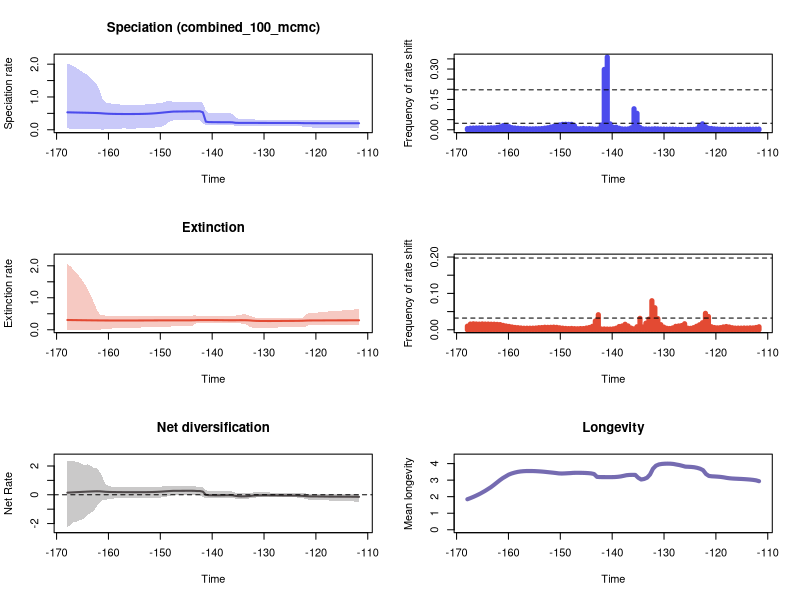

Here is the R script that generated this plot:


pdf(file='./RTT_plots.pdf',width=10, height=15)
par(mfrow=c(3,2))
library(scales)

time=c(-111.683189495, -112.251220485,-112.81925147500002,-113.387282465,-113.95531345500001,-114.52334444499999,-115.091375435,-115.65940642500001,-116.227437415,-116.79546840500001,-117.36349939499999,-117.931530385,-118.49956137500001,-119.067592365,-119.635623355,-120.20365434499999,-120.771685335,-121.33971632500001,-121.907747315,-122.475778305,-123.04380929499999,-123.611840285,-124.17987127500001,-124.747902265,-125.315933255,-125.88396424499999,-126.451995235,-127.02002622500001,-127.58805721499999,-128.156088205,-128.724119195,-129.292150185,-129.86018117499998,-130.428212165,-130.996243155,-131.56427414499998,-132.132305135,-132.70033612499998,-133.268367115,-133.836398105,-134.40442909499998,-134.972460085,-135.54049107499998,-136.108522065,-136.676553055,-137.24458404499998,-137.812615035,-138.38064602499998,-138.948677015,-139.516708005,-140.08473899499998,-140.652769985,-141.220800975,-141.78883196499999,-142.356862955,-142.92489394499998,-143.492924935,-144.06095592499997,-144.62898691499998,-145.197017905,-145.765048895,-146.333079885,-146.901110875,-147.46914186499998,-148.037172855,-148.605203845,-149.173234835,-149.741265825,-150.30929681499998,-150.877327805,-151.445358795,-152.013389785,-152.581420775,-153.14945176499998,-153.717482755,-154.285513745,-154.85354473499999,-155.421575725,-155.98960671499998,-156.557637705,-157.125668695,-157.69369968499998,-158.261730675,-158.82976166499998,-159.397792655,-159.965823645,-160.53385463499998,-161.101885625,-161.66991661499998,-162.237947605,-162.805978595,-163.37400958499998,-163.942040575,-164.51007156499998,-165.078102555,-165.646133545,-166.21416453499998,-166.782195525,-167.35022651499997,-167.91825750499999)
rate=c(0.1996962051065851, 0.1996542470262842,0.1996351395850829,0.1996466433395494,0.19965688376595792,0.19968218910464547,0.19969042951723223,0.19969538943934478,0.19969391458356456,0.19970924181794064,0.19973526238981912,0.1998078457981014,0.1998629066287891,0.19994213648172332,0.20008297431989913,0.20027759893823924,0.20053457650712136,0.2009581298191664,0.20150101344960586,0.20256889286179414,0.20491722030694706,0.20710472001704505,0.20745176400123963,0.20753666005546928,0.20751652999842227,0.2074960858742655,0.2075266129332639,0.20755494827611706,0.20763561413110804,0.20775340553259541,0.20797206873354554,0.2081347674307248,0.2083178052367527,0.20855044978819953,0.20875573523669103,0.20898721081469654,0.2092798268536818,0.20955544880484595,0.20962727851980673,0.20965914396761662,0.20978292478061283,0.21021299417941142,0.21317499399386103,0.22689581915625368,0.2300288478247805,0.23021872826299256,0.23035624890166032,0.2304954343054703,0.23089510107925593,0.2318662413538319,0.2328599850063732,0.23421236217946548,0.24658314848630702,0.5325388062172848,0.5631953310676256,0.5630497634860296,0.5625313257657655,0.5619612541734404,0.5606737920901923,0.5595576369218289,0.5580731399894663,0.556650845092784,0.5558900330636967,0.5548658465073643,0.5471241466936527,0.5386791616509995,0.5300034845102497,0.5206009079165594,0.5117977683288186,0.503742956670084,0.49752483352725413,0.491946390359895,0.48792067440576736,0.4855272993782838,0.48339194784854905,0.4819783547884572,0.48119729037329717,0.4806193350952753,0.4802875824482734,0.48018637426961597,0.48048671256641695,0.48119636959969553,0.4820639547369825,0.4834997877485122,0.4856630833850368,0.48839026708339983,0.4929763469144002,0.49960130108413614,0.506325996830455,0.5105007462384124,0.5133228768522834,0.5155480035169082,0.5178779777859673,0.5199540387779115,0.5219039028751122,0.523904389705574,0.5259932235965403,0.5280735670590715,0.5302211678776041,0.5320016537852481)
minHPD=c(0.045033046611109476, 0.048769270986025536,0.05080285215003125,0.05214626347085079,0.051772586497916495,0.0524572600058467,0.05107124553215612,0.051803405551227054,0.0524850315296699,0.05706813513292273,0.057338525447896464,0.055750035138314606,0.06394797714242403,0.06380130270260506,0.06417693705792746,0.06425522515161272,0.07028929230685489,0.07360890286223705,0.08368988238700739,0.09203934659247412,0.11073792545929369,0.12012309909906023,0.12165746919663331,0.1219216485812512,0.12204652285359029,0.12234838127880396,0.12235384095666024,0.12234838127880396,0.12215365849725736,0.12165746919663331,0.12194709805190247,0.12245474700511638,0.12193285925431034,0.12193285925431034,0.12339742886288509,0.12193285925431034,0.12221013893782358,0.12350286601909327,0.12092663983468518,0.11667706167974663,0.11941821956392443,0.12130772074309724,0.11665860531845756,0.14542234206537216,0.15028215062972342,0.15028215062972342,0.15174677380023044,0.15198236714943789,0.15035000119020347,0.15174677380023044,0.15059976304371828,0.15028215062972342,0.1484221655022127,0.1852181501737397,0.30134406143258724,0.301806815366932,0.3013833084792964,0.3018356567314396,0.3015737556642948,0.30139169930143356,0.2987265589643605,0.29424646602728555,0.29052356208857083,0.28631851465171454,0.25449333510541045,0.20593460272565906,0.13353183935728813,0.09384625246001156,0.08639209605601644,0.07198276420028756,0.0635622057246591,0.05576416015960752,0.05241577789709,0.04895110216654156,0.04262208472911809,0.04224552088411545,0.03824982056905417,0.037011410476270906,0.036898783640536906,0.03797791090207187,0.04145160292419131,0.03692392103650994,0.036898783640536906,0.03684557958368404,0.03691292094032538,0.031309835490009576,0.016473363545465494,0.003919404235281241,0.012296686497921188,0.020280321639934568,0.03068785119667897,0.03642021819025327,0.03729449033385475,0.03735678818733688,0.03414256036409237,0.035290779217222075,0.03414256036409237,0.03780748562817752,0.03780748562817752,0.040058052904775)
maxHPD=c(0.2881836527283249, 0.2894894098664464,0.28978169860375386,0.28956698401797426,0.28768254002902593,0.28710403698467485,0.2846358682988667,0.2840739823198508,0.2834442127790574,0.28710403698467485,0.28664897833246844,0.28416020829948885,0.290780681853498,0.2894894098664464,0.2885484026682946,0.2872899077050477,0.29106150570358513,0.29106150570358513,0.2970676279373736,0.29753916313750517,0.29722908042639584,0.29742619128676573,0.29803949368324706,0.2977676265203983,0.2971101528376597,0.29707656515447495,0.29707248574093004,0.2971015569834332,0.29724217111034573,0.29781752424969077,0.300190872696547,0.3024295138912504,0.30369246315631726,0.3060505500022862,0.30987846725871593,0.31138559454254316,0.3163152414944255,0.3214684966979721,0.32246071176553714,0.3225645994562027,0.3302757863499875,0.3402930513466493,0.38693171225524425,0.4914237508662264,0.4996711244547684,0.4992291698881784,0.5000485022529455,0.5005139831669089,0.5000742879947593,0.5051105890074463,0.5086163886577281,0.5165805066576998,0.5839379919990445,0.816734213908025,0.856719151374084,0.8518117355997757,0.8484591606211549,0.8482016325639754,0.8482381463971134,0.8485603738305862,0.8489494985257957,0.8489706289776665,0.848924855625409,0.855814543012834,0.8711694863984846,0.8863152241125501,0.8485754460898854,0.818889939199984,0.8131381326681737,0.7989172305699539,0.7888162714122247,0.7783600154045832,0.7731501980384863,0.7690185992594704,0.7623225466778882,0.7621955689996947,0.7586517354848825,0.7583346330828175,0.7594823074906931,0.7621814550628105,0.7692230148141007,0.7696347555731516,0.7762725457959634,0.7851223217408632,0.7974020608065546,0.8104047695923184,0.8340007402702355,0.9302891802848526,1.1872802650517866,1.3725963665639325,1.4851771142075927,1.5751337233513247,1.6569581267536502,1.7152073956286842,1.7671739355614309,1.8264851745844064,1.8873684816823568,1.942075587036483,1.983033524905664,2.016421861459386)
remove_na = !is.na(rate)
time = time[remove_na]
plot(time,time,type = 'n', ylim = c(0, 2.2180640476053246), xlim = c(-168.202273,-111.399174), ylab = 'Speciation rate', xlab = 'Time',main='Speciation (combined_100_mcmc)' )
polygon(c(time, rev(time)), c(maxHPD[remove_na], rev(minHPD[remove_na])), col = alpha('#4c4cec',0.3), border = NA)
lines(time,rate[remove_na], col = '#4c4cec', lwd=2)
mids=c(-111.68605833838384, -112.25982701515153,-112.83359569191919,-113.40736436868687,-113.98113304545456,-114.55490172222224,-115.1286703989899,-115.70243907575758,-116.27620775252527,-116.84997642929292,-117.42374510606061,-117.99751378282829,-118.57128245959598,-119.14505113636363,-119.71881981313132,-120.292588489899,-120.86635716666666,-121.44012584343434,-122.01389452020203,-122.58766319696971,-123.16143187373737,-123.73520055050506,-124.30896922727274,-124.8827379040404,-125.45650658080808,-126.03027525757577,-126.60404393434342,-127.17781261111111,-127.75158128787879,-128.32534996464648,-128.89911864141416,-129.47288731818182,-130.0466559949495,-130.6204246717172,-131.19419334848484,-131.76796202525253,-132.34173070202021,-132.91549937878787,-133.48926805555556,-134.06303673232324,-134.63680540909093,-135.21057408585858,-135.78434276262627,-136.35811143939395,-136.93188011616164,-137.5056487929293,-138.07941746969698,-138.65318614646466,-139.22695482323232,-139.8007235,-140.3744921767677,-140.94826085353534,-141.52202953030303,-142.09579820707071,-142.6695668838384,-143.24333556060606,-143.81710423737374,-144.39087291414143,-144.9646415909091,-145.53841026767677,-146.11217894444445,-146.68594762121214,-147.2597162979798,-147.83348497474748,-148.40725365151516,-148.98102232828282,-149.5547910050505,-150.1285596818182,-150.70232835858585,-151.27609703535353,-151.84986571212121,-152.4236343888889,-152.99740306565658,-153.57117174242424,-154.14494041919193,-154.7187090959596,-155.29247777272727,-155.86624644949495,-156.44001512626264,-157.0137838030303,-157.58755247979798,-158.16132115656566,-158.73508983333332,-159.308858510101,-159.8826271868687,-160.45639586363637,-161.03016454040403,-161.60393321717171,-162.1777018939394,-162.75147057070708,-163.32523924747474,-163.89900792424243,-164.4727766010101,-165.04654527777777,-165.62031395454545,-166.19408263131314,-166.7678513080808,-167.34161998484848,-167.91538866161616)
counts=c(0.00352, 0.00296,0.00282,0.00293,0.0026,0.00249,0.00261,0.00246,0.0023,0.00221,0.00225,0.00278,0.00248,0.00296,0.00359,0.00441,0.00632,0.00733,0.01555,0.02936,0.01981,0.00392,0.00204,0.00183,0.00165,0.00125,0.00146,0.00176,0.00253,0.00347,0.00325,0.00297,0.00358,0.00355,0.00436,0.00495,0.00388,0.00376,0.00414,0.00446,0.01166,0.08141,0.10375,0.00925,0.00424,0.00377,0.00424,0.0075,0.01267,0.01279,0.02883,0.35921,0.29808,0.02355,0.00432,0.00324,0.00465,0.00572,0.00512,0.00642,0.0051,0.00522,0.01974,0.02701,0.02684,0.02729,0.02691,0.02392,0.02045,0.01671,0.01359,0.00987,0.00791,0.00595,0.00509,0.00511,0.00455,0.00455,0.00499,0.00584,0.00613,0.00738,0.00867,0.01031,0.0153,0.01987,0.0205,0.01501,0.01157,0.00954,0.00966,0.00886,0.00834,0.00935,0.00909,0.00885,0.00851,0.00791,0.00567)
plot(mids,counts,type = 'h', xlim = c(-168.202273,-111.399174), ylim=c(0,0.35921), ylab = 'Frequency of rate shift', xlab = 'Time',lwd=5,col='#4c4cec')
bf2 = 0.03218313878701106
bf6 = 0.19724543535610664
abline(h=bf2, lty=2)
abline(h=bf6, lty=2)

time=c(-111.683189495, -112.251220485,-112.81925147500002,-113.387282465,-113.95531345500001,-114.52334444499999,-115.091375435,-115.65940642500001,-116.227437415,-116.79546840500001,-117.36349939499999,-117.931530385,-118.49956137500001,-119.067592365,-119.635623355,-120.20365434499999,-120.771685335,-121.33971632500001,-121.907747315,-122.475778305,-123.04380929499999,-123.611840285,-124.17987127500001,-124.747902265,-125.315933255,-125.88396424499999,-126.451995235,-127.02002622500001,-127.58805721499999,-128.156088205,-128.724119195,-129.292150185,-129.86018117499998,-130.428212165,-130.996243155,-131.56427414499998,-132.132305135,-132.70033612499998,-133.268367115,-133.836398105,-134.40442909499998,-134.972460085,-135.54049107499998,-136.108522065,-136.676553055,-137.24458404499998,-137.812615035,-138.38064602499998,-138.948677015,-139.516708005,-140.08473899499998,-140.652769985,-141.220800975,-141.78883196499999,-142.356862955,-142.92489394499998,-143.492924935,-144.06095592499997,-144.62898691499998,-145.197017905,-145.765048895,-146.333079885,-146.901110875,-147.46914186499998,-148.037172855,-148.605203845,-149.173234835,-149.741265825,-150.30929681499998,-150.877327805,-151.445358795,-152.013389785,-152.581420775,-153.14945176499998,-153.717482755,-154.285513745,-154.85354473499999,-155.421575725,-155.98960671499998,-156.557637705,-157.125668695,-157.69369968499998,-158.261730675,-158.82976166499998,-159.397792655,-159.965823645,-160.53385463499998,-161.101885625,-161.66991661499998,-162.237947605,-162.805978595,-163.37400958499998,-163.942040575,-164.51007156499998,-165.078102555,-165.646133545,-166.21416453499998,-166.782195525,-167.35022651499997,-167.91825750499999)
rate=c(0.29637222908239397, 0.29590649067373875,0.29564663759006277,0.29540813261031706,0.29523115436103486,0.2950525514672734,0.2948962737277891,0.29475469948636435,0.29455567311080977,0.2943565009471002,0.294023970176033,0.29348817995737886,0.2928111052763932,0.2922466307520648,0.29179958505689896,0.29140820247256766,0.2910505715016203,0.29048632332038427,0.2877210007473897,0.2828641218089946,0.28074290084277287,0.2794872404243153,0.27856455024685645,0.2780998375892878,0.2778696771088644,0.27764454938363947,0.2766120838463578,0.2757347839697585,0.2751783937749474,0.27458054189027725,0.27439149882253555,0.27442871939364416,0.2746275993803873,0.27522144143308935,0.27626231321993583,0.2786438936889244,0.2835284060002683,0.2915728704348789,0.2963282006240434,0.2983538292360913,0.29938056568437943,0.29860440281643985,0.2967938280011744,0.296801357511544,0.29700976549793656,0.2976389374950251,0.298908361999274,0.30010520547082786,0.3009357367168008,0.301455208596069,0.30164586795432247,0.30175481699237294,0.3017235976318387,0.30164915660760794,0.3015702360118737,0.30114758341773873,0.29614151493957047,0.2948958810462414,0.29429318825948036,0.2939431472523545,0.29371279173538145,0.2935668736068222,0.2934602703177984,0.2934528520608633,0.29348422766632953,0.29348199943788345,0.2934839792613172,0.2934574980761814,0.29324609282355246,0.29287313865979814,0.2924819720027876,0.2920682051404202,0.29161089583311195,0.291148003904722,0.29078393098162014,0.2904874920605468,0.29019914868598384,0.289988096867659,0.2898337701209731,0.28973901188633333,0.2897128151569901,0.28970528025132414,0.28977884130647313,0.2899252156995769,0.2901626402873175,0.2904544835015004,0.29090019903582076,0.29147579394068013,0.29218457808958687,0.29312233184738934,0.2941870796673034,0.29524521352346567,0.29637029840247897,0.29760347705178336,0.29877876312447926,0.3001152399665762,0.3014389707538221,0.30270850223374873,0.30421937375587815,0.30571703978475984)
minHPD=c(0.1567006308590173, 0.1567006308590173,0.1566180851201313,0.15675972230396293,0.1567006308590173,0.1593436915233077,0.15973634583841487,0.1586097898989353,0.15976953665032104,0.15976953665032104,0.15867478573884852,0.1586097898989353,0.15545178100434195,0.1582422363814202,0.15524265427186704,0.15619545731303322,0.15619545731303322,0.1474609995723519,0.10436264914160207,0.08767234987583841,0.09075930005688615,0.09580366942875107,0.08792167477012745,0.08792167477012745,0.08768661541280816,0.08731089517175221,0.08083270957819877,0.07406001365978182,0.06844499961140145,0.06109358257177362,0.05612639259528919,0.05502038821889385,0.05463159871439109,0.05499315675608259,0.054359186512787275,0.05424116225634958,0.06134231088843428,0.08973556780780562,0.15702615117648575,0.18821210255877469,0.19390236032410504,0.20498758195404967,0.21008737207412553,0.210591522633665,0.21207293574066205,0.21197055640493337,0.21218042154186248,0.21707689920062012,0.21708103920626945,0.21904212092813338,0.21721072466994845,0.21817705034621337,0.217097716600922,0.21823956114264154,0.21730837997987426,0.21715046218566308,0.1560895087394123,0.11112357566229436,0.11034874267543952,0.10822236158608617,0.1069929337842141,0.10675398557114756,0.10614757194697745,0.105743520106328,0.10083004942014173,0.09914717013129007,0.09906574905074075,0.09924419826594234,0.08812651378828025,0.0863067399331048,0.08298605618386698,0.07995664559475003,0.07715659488657416,0.07686273046057879,0.07122569035771315,0.06635559671221693,0.06431691122752277,0.06444819369583682,0.06053244436870162,0.06013831158211638,0.05770275560225478,0.05450061332361715,0.050266815640808114,0.04658490782117943,0.03921338955963773,0.039223188159930394,0.03383066755543879,0.019301312341557526,0.00222141660059114,0.0002828740010240313,0.0003657659127939501,0.0002828740010240313,0.00011498332246861807,0.0002828740010240313,0.0002828740010240313,0.0002828740010240313,0.00353117208346299,0.004544978283812127,0.005426520526233336,0.004868616958513742)
maxHPD=c(0.6679043543982025, 0.6462917204096263,0.6311921713731311,0.6205410117645556,0.611589301304915,0.6064892363044595,0.600487739856342,0.5953853918679495,0.5909428374655751,0.5864214785937837,0.577672599407847,0.568407746520186,0.5526959297530647,0.546718048741769,0.5394589398573852,0.5370448604614428,0.537165794075951,0.5284550253726344,0.47302722117904594,0.3838163024933809,0.37049528216844435,0.3704272905860327,0.36075026935155907,0.3604957671267026,0.36068996523229185,0.3608764492264598,0.3607567371809717,0.36059050857644986,0.3607567371809717,0.36100658483776765,0.3606526711873757,0.3609629155475491,0.36171649100022324,0.36364271588418284,0.366348266349585,0.3740897495791278,0.3958400084855083,0.43576722868170836,0.473288903127905,0.48391174985482444,0.47632738656461826,0.458125506615033,0.43897985366388365,0.43848745331574607,0.43877110925816515,0.43614761551063297,0.4306644887559877,0.43351764657058717,0.43508419344469246,0.4387459270776057,0.4374466570004624,0.4386201038863736,0.43744003267979154,0.43872311676193454,0.43829130285899953,0.4414236143218413,0.4591534575825897,0.4279372475794135,0.4290179103975309,0.4282696729828575,0.4278768672030102,0.4282696729828575,0.4282696729828575,0.4290179103975309,0.42562719160125434,0.42537557049788594,0.4264839009806112,0.4281900967437574,0.4187952949445127,0.41901497906001617,0.4187934341996737,0.4189172099846817,0.4187303430025457,0.4211711420786334,0.4186865478486581,0.41669965001877424,0.4168678249302018,0.41871766517978215,0.41698529984622434,0.41871766517978215,0.41901497906001617,0.41901497906001617,0.4187289764791925,0.42084319791768077,0.4212284122201252,0.4318103176818069,0.4434279950190836,0.4522703898881617,0.4817015655466289,0.6300229045145279,0.8500052083272577,1.0602874660629242,1.241146570450794,1.4140391742806098,1.5504496440119653,1.6716216311574075,1.7890305255693433,1.8875723524030013,1.98612428924856,2.0669029855493504)
remove_na = !is.na(rate)
time = time[remove_na]
plot(time,time,type = 'n', ylim = c(0, 2.2735932841042854), xlim = c(-168.202273,-111.399174), ylab = 'Extinction rate', xlab = 'Time',main='Extinction' )
polygon(c(time, rev(time)), c(maxHPD[remove_na], rev(minHPD[remove_na])), col = alpha('#e34a33',0.3), border = NA)
lines(time,rate[remove_na], col = '#e34a33', lwd=2)
mids=c(-111.68605833838384, -112.25982701515153,-112.83359569191919,-113.40736436868687,-113.98113304545456,-114.55490172222224,-115.1286703989899,-115.70243907575758,-116.27620775252527,-116.84997642929292,-117.42374510606061,-117.99751378282829,-118.57128245959598,-119.14505113636363,-119.71881981313132,-120.292588489899,-120.86635716666666,-121.44012584343434,-122.01389452020203,-122.58766319696971,-123.16143187373737,-123.73520055050506,-124.30896922727274,-124.8827379040404,-125.45650658080808,-126.03027525757577,-126.60404393434342,-127.17781261111111,-127.75158128787879,-128.32534996464648,-128.89911864141416,-129.47288731818182,-130.0466559949495,-130.6204246717172,-131.19419334848484,-131.76796202525253,-132.34173070202021,-132.91549937878787,-133.48926805555556,-134.06303673232324,-134.63680540909093,-135.21057408585858,-135.78434276262627,-136.35811143939395,-136.93188011616164,-137.5056487929293,-138.07941746969698,-138.65318614646466,-139.22695482323232,-139.8007235,-140.3744921767677,-140.94826085353534,-141.52202953030303,-142.09579820707071,-142.6695668838384,-143.24333556060606,-143.81710423737374,-144.39087291414143,-144.9646415909091,-145.53841026767677,-146.11217894444445,-146.68594762121214,-147.2597162979798,-147.83348497474748,-148.40725365151516,-148.98102232828282,-149.5547910050505,-150.1285596818182,-150.70232835858585,-151.27609703535353,-151.84986571212121,-152.4236343888889,-152.99740306565658,-153.57117174242424,-154.14494041919193,-154.7187090959596,-155.29247777272727,-155.86624644949495,-156.44001512626264,-157.0137838030303,-157.58755247979798,-158.16132115656566,-158.73508983333332,-159.308858510101,-159.8826271868687,-160.45639586363637,-161.03016454040403,-161.60393321717171,-162.1777018939394,-162.75147057070708,-163.32523924747474,-163.89900792424243,-164.4727766010101,-165.04654527777777,-165.62031395454545,-166.19408263131314,-166.7678513080808,-167.34161998484848,-167.91538866161616)
counts=c(0.00828, 0.00631,0.00512,0.00524,0.00467,0.00489,0.00457,0.00462,0.00461,0.00565,0.0076,0.00891,0.00771,0.00588,0.0053,0.00609,0.00835,0.03649,0.04519,0.01941,0.01372,0.00967,0.00581,0.00392,0.00443,0.01653,0.01161,0.01045,0.00944,0.00511,0.00343,0.00409,0.00734,0.01407,0.03061,0.0606,0.07988,0.02929,0.01808,0.00782,0.0314,0.00831,0.00243,0.00469,0.01047,0.01511,0.01037,0.00892,0.00429,0.00243,0.00184,0.00197,0.00226,0.00219,0.0414,0.02413,0.00938,0.00625,0.00474,0.00331,0.00331,0.00281,0.00307,0.00362,0.00323,0.00371,0.00445,0.00548,0.0067,0.00723,0.00682,0.00666,0.0069,0.00609,0.00576,0.0048,0.00445,0.00433,0.00433,0.00426,0.00491,0.00576,0.0064,0.00769,0.00921,0.01037,0.01208,0.01428,0.0148,0.0153,0.01534,0.01573,0.01571,0.01608,0.01558,0.01592,0.01644,0.01568,0.0099)
plot(mids,counts,type = 'h', xlim = c(-168.202273,-111.399174), ylim=c(0,0.2), ylab = 'Frequency of rate shift', xlab = 'Time',lwd=5,col='#e34a33')
abline(h=bf2, lty=2)
abline(h=bf6, lty=2)
#Net Diversification Rate
time=c(-111.683189495, -112.251220485,-112.81925147500002,-113.387282465,-113.95531345500001,-114.52334444499999,-115.091375435,-115.65940642500001,-116.227437415,-116.79546840500001,-117.36349939499999,-117.931530385,-118.49956137500001,-119.067592365,-119.635623355,-120.20365434499999,-120.771685335,-121.33971632500001,-121.907747315,-122.475778305,-123.04380929499999,-123.611840285,-124.17987127500001,-124.747902265,-125.315933255,-125.88396424499999,-126.451995235,-127.02002622500001,-127.58805721499999,-128.156088205,-128.724119195,-129.292150185,-129.86018117499998,-130.428212165,-130.996243155,-131.56427414499998,-132.132305135,-132.70033612499998,-133.268367115,-133.836398105,-134.40442909499998,-134.972460085,-135.54049107499998,-136.108522065,-136.676553055,-137.24458404499998,-137.812615035,-138.38064602499998,-138.948677015,-139.516708005,-140.08473899499998,-140.652769985,-141.220800975,-141.78883196499999,-142.356862955,-142.92489394499998,-143.492924935,-144.06095592499997,-144.62898691499998,-145.197017905,-145.765048895,-146.333079885,-146.901110875,-147.46914186499998,-148.037172855,-148.605203845,-149.173234835,-149.741265825,-150.30929681499998,-150.877327805,-151.445358795,-152.013389785,-152.581420775,-153.14945176499998,-153.717482755,-154.285513745,-154.85354473499999,-155.421575725,-155.98960671499998,-156.557637705,-157.125668695,-157.69369968499998,-158.261730675,-158.82976166499998,-159.397792655,-159.965823645,-160.53385463499998,-161.101885625,-161.66991661499998,-162.237947605,-162.805978595,-163.37400958499998,-163.942040575,-164.51007156499998,-165.078102555,-165.646133545,-166.21416453499998,-166.782195525,-167.35022651499997,-167.91825750499999)
net_rate=c(-0.14402366052502683, -0.13913238297081584,-0.13666312130158426,-0.1348467447844208,-0.13347299210766858,-0.13226652640239606,-0.13126931622294144,-0.13061057170531326,-0.129916646187578,-0.12894568821697636,-0.12736821485316951,-0.1248515444530209,-0.12148528813971463,-0.11884827429299934,-0.11704350639507977,-0.11550936984647718,-0.1140265254601826,-0.11114763528642142,-0.09938469044168927,-0.07807097944805938,-0.06599839249215599,-0.05659624162411808,-0.05331543158072893,-0.051984939386417545,-0.051628929302408005,-0.051208085993486155,-0.04794838998804848,-0.04488758407439592,-0.04273781330724733,-0.04026521411143833,-0.03871377933164707,-0.038073540325127504,-0.03794054118318564,-0.03829904858727303,-0.03977732403282107,-0.04418637499766213,-0.056197035285955245,-0.0840596340028805,-0.10216126767627771,-0.11010477873197423,-0.1133455201024023,-0.10123319923057848,-0.07606443362474467,-0.0370040899434477,-0.02984362014535071,-0.03153624182714495,-0.03528546584522041,-0.0385080121274821,-0.03975689807441713,-0.03859161438942248,-0.0361326229772572,-0.031943000328633064,-0.0021446402445484333,0.21679725599375532,0.2585702719262264,0.2595837557627811,0.27478712859153265,0.2774163387110656,0.2771389355605752,0.2767852499601912,0.2755954676311323,0.27426574108403257,0.2740181029947276,0.27452415148835124,0.2620405505275031,0.24853498602657975,0.23445147534005548,0.22021124443301807,0.20836622615849335,0.19888108426562343,0.19181751767909466,0.18621512078034513,0.18264235575227059,0.18101320534208218,0.17986524219716993,0.17931052010354798,0.1793475312202981,0.17935076302845376,0.17980879151899568,0.18057970767601667,0.1817751945249332,0.18402763866768135,0.1858449370589312,0.18848523012802942,0.19189635361583968,0.1968418771182392,0.2061680813004808,0.22321662294281217,0.24057401246510937,0.2439212463306873,0.23846792067857156,0.22964336688433312,0.22242160204186961,0.21160010387319156,0.20132591180299256,0.19008182449214703,0.18035522436376683,0.16904758613893522,0.158377253164096,0.14657860481792492)
net_minHPD=c(-0.5051293412098025, -0.4805742673010171,-0.46262440246879466,-0.44960248817890647,-0.43724402116461275,-0.4354574364505003,-0.41955921872921986,-0.419130815231121,-0.41144061416646716,-0.40739769924603575,-0.4047747619498112,-0.38432908758398177,-0.37222218366579163,-0.35924722205134335,-0.3536686053755751,-0.3492106226438775,-0.34706621755674943,-0.3359406543914547,-0.30246449182031887,-0.24192005614407194,-0.20599813088739036,-0.18896970294731918,-0.18598824241309672,-0.18162882240246186,-0.1811559808828299,-0.18162882240246186,-0.180925092787583,-0.18125607706620137,-0.18157159323459995,-0.18083894895283253,-0.18166297653582406,-0.18043588964527427,-0.1815668150485472,-0.18157159323459995,-0.18099680775310503,-0.19126765020843364,-0.20721319855739723,-0.2517066485808574,-0.2750524467184504,-0.29117503313921916,-0.3069855031457954,-0.2820134641982828,-0.2585098700021923,-0.22277496213810755,-0.22126008561231567,-0.2231373050137037,-0.22416251026165135,-0.22822869380257144,-0.2324664161755226,-0.2360331760238146,-0.23253049805828052,-0.2325947781099738,-0.23833510383506332,-0.13847316124531195,-0.04015092636821321,-0.03583877730393453,-0.018857841900505434,-0.018794296376184794,-0.01875505633069846,-0.019608179337721743,-0.02279384418761965,-0.030375771341414337,-0.030327408945474088,-0.030375771341414337,-0.059596783756254657,-0.1050552894517518,-0.16519033868515623,-0.1872674059489308,-0.21376090807447512,-0.2179662314808696,-0.2267488336148234,-0.2266639868333129,-0.23687474519630952,-0.24112196916263107,-0.23586969452291107,-0.23687474519630952,-0.23810053199967085,-0.23907353836191936,-0.2415102438643828,-0.24121022336243253,-0.24121022336243253,-0.24968415647287362,-0.2503599062685789,-0.25295798472269304,-0.27290828176826376,-0.2983900718453278,-0.34164284788148785,-0.3759666931952616,-0.5627106831261928,-0.7872599442998386,-1.1244706223974728,-1.2515163930764817,-1.3704521208002296,-1.6161998035484282,-1.731686646750185,-1.7819355349650463,-1.8893053993108349,-1.9250376719609223,-2.107687354534267,-2.210735149605458)
net_maxHPD=c(0.08294245414348192, 0.0736168767508162,0.07211473158936993,0.07211473158936993,0.07211473158936993,0.06418275458549166,0.07138422932528077,0.06418275458549166,0.06433511234234796,0.06109894441684996,0.056287852506938074,0.06442654043260526,0.06193859577651689,0.06442654043260526,0.06458783199097146,0.06477230422297162,0.06447237881078771,0.07213742307435722,0.0883863195898122,0.11265328837270835,0.12263553638315088,0.12249841721716456,0.1231569287461798,0.12663015899136773,0.12693160761301828,0.12663015899136773,0.13390516964692648,0.14084510957467256,0.14597420151707324,0.15351553986987146,0.1568740002022705,0.1604693970838938,0.16084447567765944,0.162920199270682,0.16673906844979938,0.16349233315738354,0.16174464292990598,0.13648052585727788,0.11848495871927889,0.11809381501724503,0.11286724240236334,0.10494021860515917,0.1353343941700771,0.23037773095409983,0.23603749581872113,0.23303529771186876,0.23306375885544034,0.23289773552307835,0.23306375885544034,0.235792017602769,0.24492890187071498,0.25296754606278193,0.3181472352391171,0.5412824450816874,0.5737834446325256,0.5731834385148843,0.5810869182269922,0.5815603486261429,0.5833031035907501,0.5836207459762295,0.5833031035907501,0.5806967094655238,0.5843949274059665,0.5965462053787934,0.613496399842939,0.6148465957348239,0.5831595768851173,0.57223703576132,0.546224324627625,0.5382715349424864,0.52721372290666,0.5258285614438364,0.5145633076998735,0.5097139301553749,0.5145187103794044,0.5145633076998735,0.5144378324932372,0.5158894288499416,0.5161696587640124,0.519592483132366,0.5258057749505448,0.5262442619527334,0.5390114116034485,0.5560684549812072,0.5657081992605901,0.5988553526617699,0.7204850306312462,1.1727014668523503,1.5853172294466047,1.8285356443851735,1.8447381626627615,1.9977373905103093,2.116415701225341,2.066264652084322,2.122453645978695,2.23907202789195,2.283998420022461,2.384060975266673,2.3220375932608417,2.31463443681529)
remove_na = !is.na(net_rate)
time = time[remove_na]
plot(time,time,type = 'n', ylim = c(-2.4318086645660038, 2.6224670727933406), xlim = c(-168.202273,-111.399174), ylab = 'Net Rate', xlab = 'Time',lwd=2, main='Net diversification', col= '#504A4B' )
polygon(c(time, rev(time)), c(net_maxHPD[remove_na], rev(net_minHPD[remove_na])), col = alpha('#504A4B',0.3), border = NA)
lines(time,net_rate[remove_na], col = '#504A4B', lwd=2)
abline(h=0,lty=2)


time=c(-111.683189495, -112.251220485,-112.81925147500002,-113.387282465,-113.95531345500001,-114.52334444499999,-115.091375435,-115.65940642500001,-116.227437415,-116.79546840500001,-117.36349939499999,-117.931530385,-118.49956137500001,-119.067592365,-119.635623355,-120.20365434499999,-120.771685335,-121.33971632500001,-121.907747315,-122.475778305,-123.04380929499999,-123.611840285,-124.17987127500001,-124.747902265,-125.315933255,-125.88396424499999,-126.451995235,-127.02002622500001,-127.58805721499999,-128.156088205,-128.724119195,-129.292150185,-129.86018117499998,-130.428212165,-130.996243155,-131.56427414499998,-132.132305135,-132.70033612499998,-133.268367115,-133.836398105,-134.40442909499998,-134.972460085,-135.54049107499998,-136.108522065,-136.676553055,-137.24458404499998,-137.812615035,-138.38064602499998,-138.948677015,-139.516708005,-140.08473899499998,-140.652769985,-141.220800975,-141.78883196499999,-142.356862955,-142.92489394499998,-143.492924935,-144.06095592499997,-144.62898691499998,-145.197017905,-145.765048895,-146.333079885,-146.901110875,-147.46914186499998,-148.037172855,-148.605203845,-149.173234835,-149.741265825,-150.30929681499998,-150.877327805,-151.445358795,-152.013389785,-152.581420775,-153.14945176499998,-153.717482755,-154.285513745,-154.85354473499999,-155.421575725,-155.98960671499998,-156.557637705,-157.125668695,-157.69369968499998,-158.261730675,-158.82976166499998,-159.397792655,-159.965823645,-160.53385463499998,-161.101885625,-161.66991661499998,-162.237947605,-162.805978595,-163.37400958499998,-163.942040575,-164.51007156499998,-165.078102555,-165.646133545,-166.21416453499998,-166.782195525,-167.35022651499997,-167.91825750499999)
rate=c(2.9363201088846855, 2.987425197053891,3.0149087538253947,3.034122173163657,3.048528893048552,3.061077151879511,3.071510307606453,3.0790658671075497,3.0876668696605925,3.097291635154177,3.112586112044279,3.1364190259707407,3.1690103048346008,3.194009305788477,3.209595434227988,3.2214108100039645,3.2312218321150534,3.2519449861266194,3.368881500985653,3.60135596662448,3.6906729322460996,3.7429724957426176,3.7790444821002467,3.7975388474220253,3.8074829291356425,3.8155836878078904,3.8635137373539017,3.9090005763568887,3.9405469663800146,3.9757441366441464,3.992849646079629,3.996529325737648,3.992364124253207,3.9789293672234347,3.9478375649063464,3.870832496852802,3.6889159853499778,3.337868104347543,3.1468423397299743,3.070187401968902,3.037689014348709,3.1424704465601705,3.314830058129148,3.318149373556802,3.313874027413415,3.297096726994851,3.2577583007175366,3.221565559267911,3.1993024419306577,3.186223676608707,3.18190522168888,3.180952512033451,3.1819986090961945,3.1833403390291894,3.184670428474174,3.1965524081403447,3.3689611679196507,3.4068236830956056,3.4236436762341307,3.4336361393800727,3.439641503834687,3.4424344660814925,3.4435842737250875,3.439400762159254,3.4256418623686637,3.416008784231007,3.4063326733930834,3.399660287452642,3.408075301472284,3.431149941774323,3.4517958002347022,3.469961249520431,3.488848014531995,3.5073759052122426,3.522730973326327,3.5339157341353435,3.5441094545301848,3.549643225380901,3.55079667425907,3.5493240311680236,3.540038198521759,3.523394564819975,3.4949658746303527,3.452729591488873,3.4002707517110253,3.3303405890340905,3.2256940948633797,3.120085498834926,2.992347393832292,2.851289811342803,2.709926588765734,2.57535134996843,2.4619554053909476,2.3487329514631266,2.248418950810006,2.151822458052683,2.0661823828709096,1.9851898077040782,1.9117795995936862,1.844745474922003)
minHPD=c(2.9363201088846855, 2.987425197053891,3.0149087538253947,3.034122173163657,3.048528893048552,3.061077151879511,3.071510307606453,3.0790658671075497,3.0876668696605925,3.097291635154177,3.112586112044279,3.1364190259707407,3.1690103048346008,3.194009305788477,3.209595434227988,3.2214108100039645,3.2312218321150534,3.2519449861266194,3.368881500985653,3.60135596662448,3.6906729322460996,3.7429724957426176,3.7790444821002467,3.7975388474220253,3.8074829291356425,3.8155836878078904,3.8635137373539017,3.9090005763568887,3.9405469663800146,3.9757441366441464,3.992849646079629,3.996529325737648,3.992364124253207,3.9789293672234347,3.9478375649063464,3.870832496852802,3.6889159853499778,3.337868104347543,3.1468423397299743,3.070187401968902,3.037689014348709,3.1424704465601705,3.314830058129148,3.318149373556802,3.313874027413415,3.297096726994851,3.2577583007175366,3.221565559267911,3.1993024419306577,3.186223676608707,3.18190522168888,3.180952512033451,3.1819986090961945,3.1833403390291894,3.184670428474174,3.1965524081403447,3.3689611679196507,3.4068236830956056,3.4236436762341307,3.4336361393800727,3.439641503834687,3.4424344660814925,3.4435842737250875,3.439400762159254,3.4256418623686637,3.416008784231007,3.4063326733930834,3.399660287452642,3.408075301472284,3.431149941774323,3.4517958002347022,3.469961249520431,3.488848014531995,3.5073759052122426,3.522730973326327,3.5339157341353435,3.5441094545301848,3.549643225380901,3.55079667425907,3.5493240311680236,3.540038198521759,3.523394564819975,3.4949658746303527,3.452729591488873,3.4002707517110253,3.3303405890340905,3.2256940948633797,3.120085498834926,2.992347393832292,2.851289811342803,2.709926588765734,2.57535134996843,2.4619554053909476,2.3487329514631266,2.248418950810006,2.151822458052683,2.0661823828709096,1.9851898077040782,1.9117795995936862,1.844745474922003)
maxHPD=c(2.9363201088846855, 2.987425197053891,3.0149087538253947,3.034122173163657,3.048528893048552,3.061077151879511,3.071510307606453,3.0790658671075497,3.0876668696605925,3.097291635154177,3.112586112044279,3.1364190259707407,3.1690103048346008,3.194009305788477,3.209595434227988,3.2214108100039645,3.2312218321150534,3.2519449861266194,3.368881500985653,3.60135596662448,3.6906729322460996,3.7429724957426176,3.7790444821002467,3.7975388474220253,3.8074829291356425,3.8155836878078904,3.8635137373539017,3.9090005763568887,3.9405469663800146,3.9757441366441464,3.992849646079629,3.996529325737648,3.992364124253207,3.9789293672234347,3.9478375649063464,3.870832496852802,3.6889159853499778,3.337868104347543,3.1468423397299743,3.070187401968902,3.037689014348709,3.1424704465601705,3.314830058129148,3.318149373556802,3.313874027413415,3.297096726994851,3.2577583007175366,3.221565559267911,3.1993024419306577,3.186223676608707,3.18190522168888,3.180952512033451,3.1819986090961945,3.1833403390291894,3.184670428474174,3.1965524081403447,3.3689611679196507,3.4068236830956056,3.4236436762341307,3.4336361393800727,3.439641503834687,3.4424344660814925,3.4435842737250875,3.439400762159254,3.4256418623686637,3.416008784231007,3.4063326733930834,3.399660287452642,3.408075301472284,3.431149941774323,3.4517958002347022,3.469961249520431,3.488848014531995,3.5073759052122426,3.522730973326327,3.5339157341353435,3.5441094545301848,3.549643225380901,3.55079667425907,3.5493240311680236,3.540038198521759,3.523394564819975,3.4949658746303527,3.452729591488873,3.4002707517110253,3.3303405890340905,3.2256940948633797,3.120085498834926,2.992347393832292,2.851289811342803,2.709926588765734,2.57535134996843,2.4619554053909476,2.3487329514631266,2.248418950810006,2.151822458052683,2.0661823828709096,1.9851898077040782,1.9117795995936862,1.844745474922003)
remove_na = !is.na(rate)
time = time[remove_na]
plot(time,time,type = 'n', ylim = c(0, 4.396182258311414), xlim = c(-168.202273,-111.399174), ylab = 'Mean longevity', xlab = 'Time',main='Longevity' )
polygon(c(time, rev(time)), c(maxHPD[remove_na], rev(minHPD[remove_na])), col = alpha('#756bb1',0.3), border = NA)
lines(time,rate[remove_na], col = '#756bb1', lwd=4)

n <- dev.off()